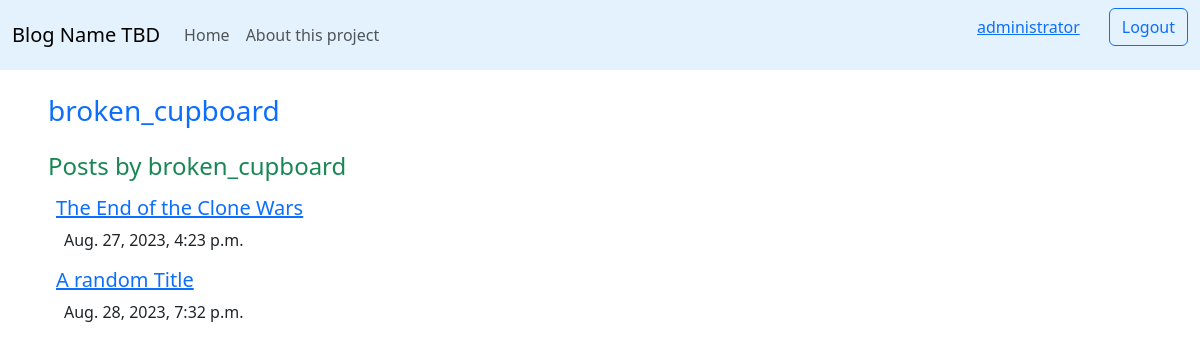
The app's page /user/broken_cupboard (signed in) with its own data.
### blogApp/models.py (models this page shows, shortened)
class Blog_Post(models.Model):
    user_name = models.CharField(max_length=122)
    title = models.CharField(max_length=122, default="")
    post_content = models.TextField()
    date = models.DateTimeField()

### blogApp/views.py (the view)
# urls.py: path('user/<name>', views.user_page, name="user"),
def user_page (request, name):
    posts = Blog_Post.objects.filter(user_name=name)
    email=""
    if (request.user.is_authenticated):
        email=request.user.email
    context={
        'curr':request.user.username,
        'look':name,
        'posts':posts,
        'email':email
    }
    return render (request, 'profile.html', context)

### templates/profile.html (shortened to what this page needs)
{% extends 'base.html' %}
{% block body %}
    <div class="mx-5 mt-4">
        <h3 class="text-primary mb-0">{{look}}</h3>
    </div>
    <div class="mx-5 mt-4">
        <h4 class="text-success">Posts by {{look}}</h4>
        {% for post in posts %}
            <h5 class="mx-2 mt-3"><a href="{% url 'blogApp:display' post.pk %}">{{post.title}}</a></h5>
            <p class="mx-3 mb-3">{{post.date}}</p>
        {% endfor %}
    </div>
{% endblock body %}

### templates/base.html (shortened to what this page needs)
{%extends 'base_wo_buttons.html' %}
{% block auth_buttons%}
    <div class="pb-3 mx-3">
        <a type="button" class="btn btn-link" href="{% url 'blogApp:user' user.get_username %}">{{user.get_username}}</a>
    </div>
    <div>
        <form action="{% url 'blogApp:logout' %}" method="get">
            <button type="submit" class="btn btn-outline-primary" href="{% url 'blogApp:logout'%}">Logout</button>
        </form>
    </div>
{% endblock auth_buttons%}

### records on screen
Blog_Post: title "The End of the Clone Wars", date "Aug. 27, 2023, 4:23 p.m."
Blog_Post: title "A random Title", date "Aug. 28, 2023, 7:32 p.m."

### other values on screen
{{ user.get_username }} "administrator"
{{ look }} "broken_cupboard"
